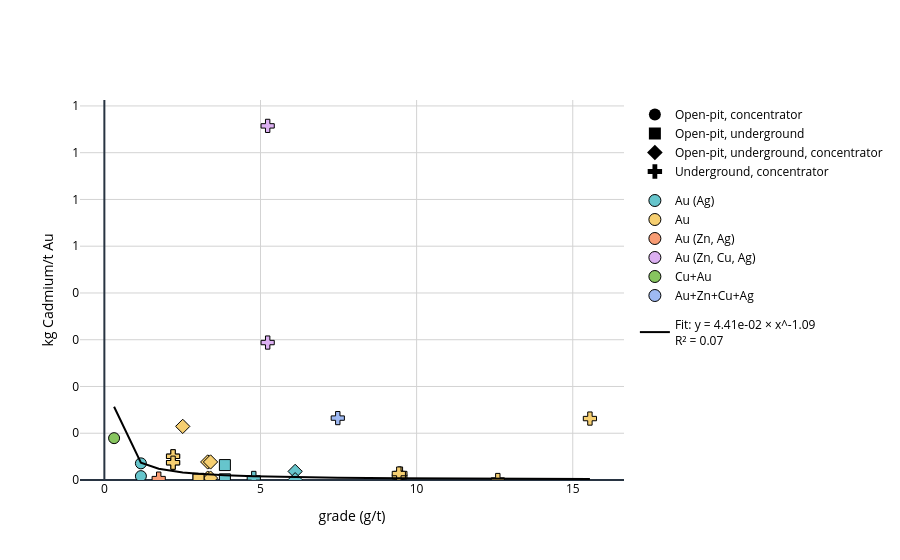

Notebook source saved alongside this figure:
### Code cell
plot_grade_relationship(df_au_npri_cadmium, x_col='value', y_col='value_normalized', y_abs='kg Cadmium/t Au', output_html='data/Parametrization/au_cadmium_relationship.html')

### Figure 1 — Plotly figure (JSON) as saved in the notebook; plotly's stock layout.template omitted (floating-point values rounded to 4 significant figures)
{"data": [{"legendgroup": "mining", "marker": {"color": "black", "size": 12, "symbol": 0}, "mode": "markers", "name": "Open-pit, concentrator", "showlegend": true, "x": [null], "y": [null], "type": "scatter"}, {"legendgroup": "mining", "marker": {"color": "black", "size": 12, "symbol": 1}, "mode": "markers", "name": "Open-pit, underground", "showlegend": true, "x": [null], "y": [null], "type": "scatter"}, {"legendgroup": "mining", "marker": {"color": "black", "size": 12, "symbol": 2}, "mode": "markers", "name": "Open-pit, underground, concentrator", "showlegend": true, "x": [null], "y": [null], "type": "scatter"}, {"legendgroup": "mining", "marker": {"color": "black", "size": 12, "symbol": 3}, "mode": "markers", "name": "Underground, concentrator", "showlegend": true, "x": [null], "y": [null], "type": "scatter"}, {"legendgroup": "product", "marker": {"color": "rgb(102, 197, 204)", "line": {"color": "black", "width": 1}, "size": 12, "symbol": "circle"}, "mode": "markers", "name": "Au (Ag)", "showlegend": true, "x": [null], "y": [null], "type": "scatter"}, {"legendgroup": "product", "marker": {"color": "rgb(246, 207, 113)", "line": {"color": "black", "width": 1}, "size": 12, "symbol": "circle"}, "mode": "markers", "name": "Au", "showlegend": true, "x": [null], "y": [null], "type": "scatter"}, {"legendgroup": "product", "marker": {"color": "rgb(248, 156, 116)", "line": {"color": "black", "width": 1}, "size": 12, "symbol": "circle"}, "mode": "markers", "name": "Au (Zn, Ag)", "showlegend": true, "x": [null], "y": [null], "type": "scatter"}, {"legendgroup": "product", "marker": {"color": "rgb(220, 176, 242)", "line": {"color": "black", "width": 1}, "size": 12, "symbol": "circle"}, "mode": "markers", "name": "Au (Zn, Cu, Ag)", "showlegend": true, "x": [null], "y": [null], "type": "scatter"}, {"legendgroup": "product", "marker": {"color": "rgb(135, 197, 95)", "line": {"color": "black", "width": 1}, "size": 12, "symbol": "circle"}, "mode": "markers", "name": "Cu+Au", "showlegend": true, "x": [null], "y": [null], "type": "scatter"}, {"legendgroup": "product", "marker": {"color": "rgb(158, 185, 243)", "line": {"color": "black", "width": 1}, "size": 12, "symbol": "circle"}, "mode": "markers", "name": "Au+Zn+Cu+Ag", "showlegend": true, "x": [null], "y": [null], "type": "scatter"}, {"hovertemplate": "Facility: Canadian Malartic<br>value: 1.17<br>value_normalized: 0.0082493218918089", "legendgroup": "data", "marker": {"color": "rgb(102, 197, 204)", "line": {"color": "black", "width": 1}, "size": 11, "symbol": 0}, "mode": "markers", "name": "Au (Ag)", "showlegend": false, "text": "Canadian Malartic", "x": [1.17], "y": [0.008249], "type": "scatter"}, {"hovertemplate": "Facility: Canadian Malartic<br>value: 1.17<br>value_normalized: 0.035614860859829", "legendgroup": "data", "marker": {"color": "rgb(102, 197, 204)", "line": {"color": "black", "width": 1}, "size": 11, "symbol": 0}, "mode": "markers", "name": "Au (Ag)", "showlegend": false, "text": "Canadian Malartic", "x": [1.17], "y": [0.03561], "type": "scatter"}, {"hovertemplate": "Facility: Casa Berardi<br>value: 2.51<br>value_normalized: 0.1146733375911393", "legendgroup": "data", "marker": {"color": "rgb(246, 207, 113)", "line": {"color": "black", "width": 1}, "size": 11, "symbol": 2}, "mode": "markers", "name": "Au", "showlegend": false, "text": "Casa Berardi", "x": [2.51], "y": [0.1147], "type": "scatter"}, {"hovertemplate": "Facility: Eagle River<br>value: 12.6<br>value_normalized: 3.0858790712716784e-09", "legendgroup": "data", "marker": {"color": "rgb(246, 207, 113)", "line": {"color": "black", "width": 1}, "size": 11, "symbol": 3}, "mode": "markers", "name": "Au", "showlegend": false, "text": "Eagle River", "x": [12.6], "y": [3.086e-09], "type": "scatter"}, {"hovertemplate": "Facility: Éléonore<br>value: 4.785<br>value_normalized: 0.004431648651696", "legendgroup": "data", "marker": {"color": "rgb(102, 197, 204)", "line": {"color": "black", "width": 1}, "size": 11, "symbol": 3}, "mode": "markers", "name": "Au (Ag)", "showlegend": false, "text": "Éléonore", "x": [4.785], "y": [0.004432], "type": "scatter"}, {"hovertemplate": "Facility: Fox Complex<br>value: 3.31<br>value_normalized: 0.004102607187298485", "legendgroup": "data", "marker": {"color": "rgb(246, 207, 113)", "line": {"color": "black", "width": 1}, "size": 11, "symbol": 2}, "mode": "markers", "name": "Au", "showlegend": false, "text": "Fox Complex", "x": [3.31], "y": [0.004103], "type": "scatter"}, {"hovertemplate": "Facility: Fox Complex<br>value: 3.31<br>value_normalized: 0.03857811536144", "legendgroup": "data", "marker": {"color": "rgb(246, 207, 113)", "line": {"color": "black", "width": 1}, "size": 11, "symbol": 2}, "mode": "markers", "name": "Au", "showlegend": false, "text": "Fox Complex", "x": [3.31], "y": [0.03858], "type": "scatter"}, {"hovertemplate": "Facility: Fox Complex<br>value: 3.4<br>value_normalized: 0.004102607187298485", "legendgroup": "data", "marker": {"color": "rgb(246, 207, 113)", "line": {"color": "black", "width": 1}, "size": 11, "symbol": 2}, "mode": "markers", "name": "Au", "showlegend": false, "text": "Fox Complex", "x": [3.4], "y": [0.004103], "type": "scatter"}, {"hovertemplate": "Facility: Fox Complex<br>value: 3.4<br>value_normalized: 0.03857811536144", "legendgroup": "data", "marker": {"color": "rgb(246, 207, 113)", "line": {"color": "black", "width": 1}, "size": 11, "symbol": 2}, "mode": "markers", "name": "Au", "showlegend": false, "text": "Fox Complex", "x": [3.4], "y": [0.03858], "type": "scatter"}, {"hovertemplate": "Facility: Goldex<br>value: 1.74<br>value_normalized: 0.0029838834925276", "legendgroup": "data", "marker": {"color": "rgb(248, 156, 116)", "line": {"color": "black", "width": 1}, "size": 11, "symbol": 3}, "mode": "markers", "name": "Au (Zn, Ag)", "showlegend": false, "text": "Goldex", "x": [1.74], "y": [0.002984], "type": "scatter"}, {"hovertemplate": "Facility: Island<br>value: 9.48<br>value_normalized: 0.006899926765351692", "legendgroup": "data", "marker": {"color": "rgb(246, 207, 113)", "line": {"color": "black", "width": 1}, "size": 11, "symbol": 3}, "mode": "markers", "name": "Au", "showlegend": false, "text": "Island", "x": [9.48], "y": [0.0069], "type": "scatter"}, {"hovertemplate": "Facility: Island<br>value: 9.48<br>value_normalized: 0.0137998535307034", "legendgroup": "data", "marker": {"color": "rgb(246, 207, 113)", "line": {"color": "black", "width": 1}, "size": 11, "symbol": 3}, "mode": "markers", "name": "Au", "showlegend": false, "text": "Island", "x": [9.48], "y": [0.0138], "type": "scatter"}, {"hovertemplate": "Facility: Island<br>value: 9.43<br>value_normalized: 0.006899926765351692", "legendgroup": "data", "marker": {"color": "rgb(246, 207, 113)", "line": {"color": "black", "width": 1}, "size": 11, "symbol": 3}, "mode": "markers", "name": "Au", "showlegend": false, "text": "Island", "x": [9.43], "y": [0.0069], "type": "scatter"}, {"hovertemplate": "Facility: Island<br>value: 9.43<br>value_normalized: 0.0137998535307034", "legendgroup": "data", "marker": {"color": "rgb(246, 207, 113)", "line": {"color": "black", "width": 1}, "size": 11, "symbol": 3}, "mode": "markers", "name": "Au", "showlegend": false, "text": "Island", "x": [9.43], "y": [0.0138], "type": "scatter"}, {"hovertemplate": "Facility: LaRonde<br>value: 5.23<br>value_normalized: 0.293951014115807", "legendgroup": "data", "marker": {"color": "rgb(220, 176, 242)", "line": {"color": "black", "width": 1}, "size": 11, "symbol": 3}, "mode": "markers", "name": "Au (Zn, Cu, Ag)", "showlegend": false, "text": "LaRonde", "x": [5.23], "y": [0.294], "type": "scatter"}, {"hovertemplate": "Facility: LaRonde<br>value: 5.23<br>value_normalized: 0.7573561422513145", "legendgroup": "data", "marker": {"color": "rgb(220, 176, 242)", "line": {"color": "black", "width": 1}, "size": 11, "symbol": 3}, "mode": "markers", "name": "Au (Zn, Cu, Ag)", "showlegend": false, "text": "LaRonde", "x": [5.23], "y": [0.7574], "type": "scatter"}, {"hovertemplate": "Facility: Macassa<br>value: 15.55<br>value_normalized: 0.1313968315431588", "legendgroup": "data", "marker": {"color": "rgb(246, 207, 113)", "line": {"color": "black", "width": 1}, "size": 11, "symbol": 3}, "mode": "markers", "name": "Au", "showlegend": false, "text": "Macassa", "x": [15.55], "y": [0.1314], "type": "scatter"}, {"hovertemplate": "Facility: Meadowbank<br>value: 3.86<br>value_normalized: 0.0319328826956488", "legendgroup": "data", "marker": {"color": "rgb(102, 197, 204)", "line": {"color": "black", "width": 1}, "size": 11, "symbol": 1}, "mode": "markers", "name": "Au (Ag)", "showlegend": false, "text": "Meadowbank", "x": [3.86], "y": [0.03193], "type": "scatter"}, {"hovertemplate": "Facility: Meadowbank<br>value: 3.86<br>value_normalized: 0.0014922719166919", "legendgroup": "data", "marker": {"color": "rgb(102, 197, 204)", "line": {"color": "black", "width": 1}, "size": 11, "symbol": 1}, "mode": "markers", "name": "Au (Ag)", "showlegend": false, "text": "Meadowbank", "x": [3.86], "y": [0.001492], "type": "scatter"}, {"hovertemplate": "Facility: Meliadine<br>value: 6.11<br>value_normalized: 0.018368508033674402", "legendgroup": "data", "marker": {"color": "rgb(102, 197, 204)", "line": {"color": "black", "width": 1}, "size": 11, "symbol": 2}, "mode": "markers", "name": "Au (Ag)", "showlegend": false, "text": "Meliadine", "x": [6.11], "y": [0.01837], "type": "scatter"}, {"hovertemplate": "Facility: Meliadine<br>value: 6.11<br>value_normalized: 0.0005885176721458", "legendgroup": "data", "marker": {"color": "rgb(102, 197, 204)", "line": {"color": "black", "width": 1}, "size": 11, "symbol": 2}, "mode": "markers", "name": "Au (Ag)", "showlegend": false, "text": "Meliadine", "x": [6.11], "y": [0.0005885], "type": "scatter"}, {"hovertemplate": "Facility: Mount Polley<br>value: 0.311<br>value_normalized: 0.089496522601328", "legendgroup": "data", "marker": {"color": "rgb(135, 197, 95)", "line": {"color": "black", "width": 1}, "size": 11, "symbol": 0}, "mode": "markers", "name": "Cu+Au", "showlegend": false, "text": "Mount Polley", "x": [0.311], "y": [0.0895], "type": "scatter"}, {"hovertemplate": "Facility: Hoyle Pond<br>value: 3.015<br>value_normalized: 0.0025243263496192", "legendgroup": "data", "marker": {"color": "rgb(246, 207, 113)", "line": {"color": "black", "width": 1}, "size": 11, "symbol": 1}, "mode": "markers", "name": "Au", "showlegend": false, "text": "Hoyle Pond", "x": [3.015], "y": [0.002524], "type": "scatter"}, {"hovertemplate": "Facility: Hoyle Pond<br>value: 3.015<br>value_normalized: 0.0008977470999429", "legendgroup": "data", "marker": {"color": "rgb(246, 207, 113)", "line": {"color": "black", "width": 1}, "size": 11, "symbol": 1}, "mode": "markers", "name": "Au", "showlegend": false, "text": "Hoyle Pond", "x": [3.015], "y": [0.0008977], "type": "scatter"}, {"hovertemplate": "Facility: Stall Lake<br>value: 7.475<br>value_normalized: 0.1324113889612412", "legendgroup": "data", "marker": {"color": "rgb(158, 185, 243)", "line": {"color": "black", "width": 1}, "size": 11, "symbol": 3}, "mode": "markers", "name": "Au+Zn+Cu+Ag", "showlegend": false, "text": "Stall Lake", "x": [7.475], "y": [0.1324], "type": "scatter"}, {"hovertemplate": "Facility: Young-Davidson<br>value: 2.2<br>value_normalized: 0.0506605761977466", "legendgroup": "data", "marker": {"color": "rgb(246, 207, 113)", "line": {"color": "black", "width": 1}, "size": 11, "symbol": 3}, "mode": "markers", "name": "Au", "showlegend": false, "text": "Young-Davidson", "x": [2.2], "y": [0.05066], "type": "scatter"}, {"hovertemplate": "Facility: Young-Davidson<br>value: 2.2<br>value_normalized: 0.0370078960420368", "legendgroup": "data", "marker": {"color": "rgb(246, 207, 113)", "line": {"color": "black", "width": 1}, "size": 11, "symbol": 3}, "mode": "markers", "name": "Au", "showlegend": false, "text": "Young-Davidson", "x": [2.2], "y": [0.03701], "type": "scatter"}, {"hovertemplate": "Facility: Young-Davidson<br>value: 2.2<br>value_normalized: 0.0506605761977466", "legendgroup": "data", "marker": {"color": "rgb(246, 207, 113)", "line": {"color": "black", "width": 1}, "size": 11, "symbol": 3}, "mode": "markers", "name": "Au", "showlegend": false, "text": "Young-Davidson", "x": [2.2], "y": [0.05066], "type": "scatter"}, {"hovertemplate": "Facility: Young-Davidson<br>value: 2.2<br>value_normalized: 0.0370078960420368", "legendgroup": "data", "marker": {"color": "rgb(246, 207, 113)", "line": {"color": "black", "width": 1}, "size": 11, "symbol": 3}, "mode": "markers", "name": "Au", "showlegend": false, "text": "Young-Davidson", "x": [2.2], "y": [0.03701], "type": "scatter"}, {"legendgroup": "fit", "line": {"color": "black", "width": 2}, "mode": "lines", "name": "Fit: y = 4.41e-02 × x^-1.09<br>R² = 0.07", "showlegend": true, "x": [0.311, 1.17, 1.17, 1.74, 2.2, 2.2, 2.2, 2.2, 2.51, 3.015, 3.015, 3.31, 3.31, 3.4, 3.4, 3.86, 3.86, 4.785, 5.23, 5.23, 6.11, 6.11, 7.475, 9.43, 9.43, 9.48, 9.48, 12.6, 15.55], "y": [0.1567, 0.03721, 0.03721, 0.02419, 0.01875, 0.01875, 0.01875, 0.01875, 0.01625, 0.01332, 0.01332, 0.01204, 0.01204, 0.01169, 0.01169, 0.01019, 0.01019, 0.00807, 0.007328, 0.007328, 0.00619, 0.00619, 0.004973, 0.003865, 0.003865, 0.003843, 0.003843, 0.002822, 0.002246], "type": "scatter"}], "layout": {"font": {"color": "black"}, "legend": {"bgcolor": "rgba(0,0,0,0)", "groupclick": "toggleitem"}, "xaxis": {"title": {"text": "grade (g/t)"}, "gridcolor": "lightgray"}, "yaxis": {"title": {"text": "kg Cadmium/t Au"}, "gridcolor": "lightgray", "rangemode": "tozero", "tickformat": "d"}, "title": {"text": ""}, "paper_bgcolor": "white", "plot_bgcolor": "white"}}
